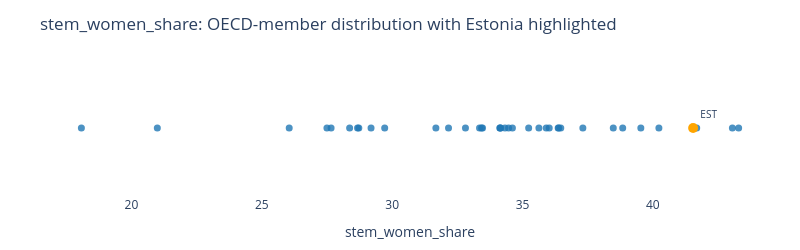

The notebook cell this image was saved under:
### Code cell
# Estonia marker on a simple strip plot

for col in indicator_cols:
    clean = df_main[["REF_AREA", col]].dropna().copy()
    clean = clean.rename(columns={col: "value"})

    # est value
    est_value = clean.loc[clean["REF_AREA"] == "EST", "value"].iloc[0]

    fig = go.Figure()

    # all countries
    fig.add_trace(go.Scatter(
        x=clean["value"],
        y=[0] * len(clean),
        mode="markers",
        marker=dict(color="rgba(31, 119, 180, 0.8)", size=7),
        showlegend=False
    ))

    # Estonia
    fig.add_trace(go.Scatter(
        x=[est_value],
        y=[0],
        mode="markers+text",
        marker=dict(color="orange", size=10),
        text=["EST"],
        textposition="top right",
        textfont=dict(size=10),
        showlegend=False
    ))

    fig.update_yaxes(
        visible=False,
        showticklabels=False
    )

    fig.update_layout(
        xaxis_title=col,
        title=f"{col}: OECD-member distribution with Estonia highlighted",
        height=250,
        width=800,
        margin=dict(l=40, r=20, t=60, b=40),
        plot_bgcolor="white"
    )

    fig.show()

### Figure 1 — Plotly figure (JSON) as saved in the notebook; plotly's stock layout.template omitted (floating-point values rounded to 4 significant figures)
{"data": [{"marker": {"color": "rgba(31, 119, 180, 0.8)", "size": 7}, "mode": "markers", "showlegend": false, "type": "scatter", "x": [33.35, 29.19, 28.37, 35.63, 26.05, 20.99, 34.61, 37.32, 34.13, 28.72, 36.37, 27.5, 41.55, 34.14, 34.47, 35.24, 41.68, 28.67, 36.39, 43.29, 36.47, 39.54, 18.08, 27.66, 31.68, 32.16, 33.47, 34.33, 34.16, 29.71, 43.05, 40.23, 35.91, 33.43, 32.81, 38.84, 36.03, 38.48], "y": [0, 0, 0, 0, 0, 0, 0, 0, 0, 0, 0, 0, 0, 0, 0, 0, 0, 0, 0, 0, 0, 0, 0, 0, 0, 0, 0, 0, 0, 0, 0, 0, 0, 0, 0, 0, 0, 0]}, {"marker": {"color": "orange", "size": 10}, "mode": "markers+text", "showlegend": false, "text": ["EST"], "textfont": {"size": 10}, "textposition": "top right", "type": "scatter", "x": [41.55], "y": [0]}], "layout": {"height": 250, "margin": {"b": 40, "l": 40, "r": 20, "t": 60}, "plot_bgcolor": "white", "title": {"text": "stem_women_share: OECD-member distribution with Estonia highlighted"}, "width": 800, "xaxis": {"title": {"text": "stem_women_share"}}, "yaxis": {"showticklabels": false, "visible": false}}}
